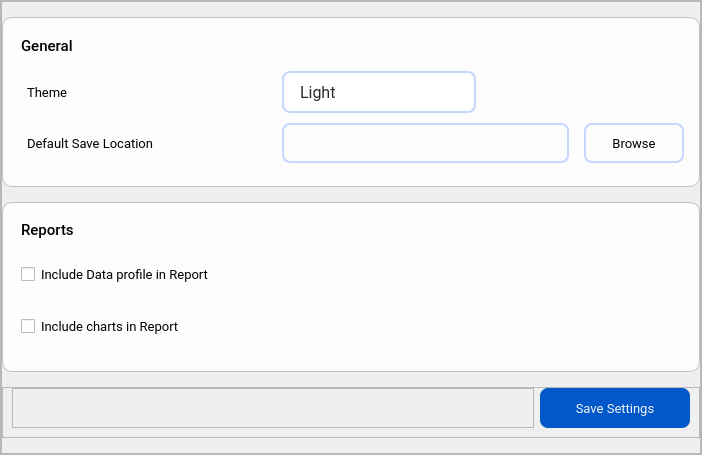
                     <widget class="QFrame" name="frame_35">
                      <property name="frameShape">
                       <enum>QFrame::StyledPanel</enum>
                      </property>
                      <property name="frameShadow">
                       <enum>QFrame::Raised</enum>
                      </property>
                      <layout class="QHBoxLayout" name="horizontalLayout_19">
                       <property name="spacing">
                        <number>0</number>
                       </property>
                       <property name="leftMargin">
                        <number>0</number>
                       </property>
                       <property name="topMargin">
                        <number>0</number>
                       </property>
                       <property name="rightMargin">
                        <number>0</number>
                       </property>
                       <property name="bottomMargin">
                        <number>0</number>
                       </property>
                       <item>
                        <widget class="QFrame" name="frame_34">
                         <property name="maximumSize">
                          <size>
                           <width>350</width>
                           <height>16777215</height>
                          </size>
                         </property>
                         <property name="frameShape">
                          <enum>QFrame::StyledPanel</enum>
                         </property>
                         <property name="frameShadow">
                          <enum>QFrame::Raised</enum>
                         </property>
                        </widget>
                       </item>
                       <item>
                        <widget class="QFrame" name="frame_30">
                         <property name="minimumSize">
                          <size>
                           <width>700</width>
                           <height>0</height>
                          </size>
                         </property>
                         <property name="styleSheet">
                          <string notr="true"/>
                         </property>
                         <property name="frameShape">
                          <enum>QFrame::StyledPanel</enum>
                         </property>
                         <property name="frameShadow">
                          <enum>QFrame::Raised</enum>
                         </property>
                         <layout class="QVBoxLayout" name="verticalLayout_19">
                          <property name="spacing">
                           <number>15</number>
                          </property>
                          <property name="leftMargin">
                           <number>0</number>
                          </property>
                          <property name="topMargin">
                           <number>15</number>
                          </property>
                          <property name="rightMargin">
                           <number>0</number>
                          </property>
                          <property name="bottomMargin">
                           <number>0</number>
                          </property>
                          <item>
                           <widget class="QFrame" name="frame_37">
                            <property name="minimumSize">
                             <size>
                              <width>0</width>
                              <height>170</height>
                             </size>
                            </property>
                            <property name="maximumSize">
                             <size>
                              <width>16777215</width>
                              <height>170</height>
                             </size>
                            </property>
                            <property name="styleSheet">
                             <string notr="true">QFrame{
	border:1px solid rgb(193, 193, 193);
	border-radius:10px;
	background-color: rgb(253, 253, 253)
}</string>
                            </property>
                            <property name="frameShape">
                             <enum>QFrame::StyledPanel</enum>
                            </property>
                            <property name="frameShadow">
                             <enum>QFrame::Raised</enum>
                            </property>
                            <layout class="QVBoxLayout" name="verticalLayout_20">
                             <property name="rightMargin">
                              <number>15</number>
                             </property>
                             <property name="bottomMargin">
                              <number>20</number>
                             </property>
                             <item>
                              <widget class="QFrame" name="frame_41">
                               <property name="styleSheet">
                                <string notr="true">border:none;
border-radius:0px;</string>
                               </property>
                               <property name="frameShape">
                                <enum>QFrame::StyledPanel</enum>
                               </property>
                               <property name="frameShadow">
                                <enum>QFrame::Raised</enum>
                               </property>
                               <layout class="QHBoxLayout" name="horizontalLayout_20">
                                <item>
                                 <widget class="QLabel" name="label_19">
                                  <property name="font">
                                   <font>
                                    <family>Roboto Medium</family>
                                    <pointsize>11</pointsize>
                                   </font>
                                  </property>
                                  <property name="styleSheet">
                                   <string notr="true"/>
                                  </property>
                                  <property name="text">
                                   <string>General</string>
                                  </property>
                                 </widget>
                                </item>
                               </layout>
                              </widget>
                             </item>
                             <item>
                              <widget class="QFrame" name="frame_40">
                               <property name="minimumSize">
                                <size>
                                 <width>0</width>
                                 <height>45</height>
                                </size>
                               </property>
                               <property name="font">
                                <font>
                                 <family>Segoe UI Emoji</family>
                                </font>
                               </property>
                               <property name="styleSheet">
                                <string notr="true">border:none;
border-radius:0px;</string>
                               </property>
                               <property name="frameShape">
                                <enum>QFrame::StyledPanel</enum>
                               </property>
                               <property name="frameShadow">
                                <enum>QFrame::Raised</enum>
                               </property>
                               <layout class="QHBoxLayout" name="horizontalLayout_21">
                                <property name="spacing">
                                 <number>15</number>
                                </property>
                                <property name="leftMargin">
                                 <number>15</number>
                                </property>
                                <property name="topMargin">
                                 <number>0</number>
                                </property>
                                <property name="rightMargin">
                                 <number>0</number>
                                </property>
                                <property name="bottomMargin">
                                 <number>0</number>
                                </property>
                                <item>
                                 <widget class="QLabel" name="label_20">
                                  <property name="minimumSize">
                                   <size>
                                    <width>240</width>
                                    <height>0</height>
                                   </size>
                                  </property>
                                  <property name="maximumSize">
                                   <size>
                                    <width>240</width>
                                    <height>16777215</height>
                                   </size>
                                  </property>
                                  <property name="font">
                                   <font>
                                    <family>Roboto</family>
                                    <pointsize>10</pointsize>
                                   </font>
                                  </property>
                                  <property name="text">
                                   <string>Theme</string>
                                  </property>
                                 </widget>
                                </item>
                                <item>
                                 <widget class="QComboBox" name="theme_comboBox">
                                  <property name="minimumSize">
                                   <size>
                                    <width>0</width>
                                    <height>42</height>
                                   </size>
                                  </property>
                                  <property name="maximumSize">
                                   <size>
                                    <width>200</width>
                                    <height>16777215</height>
                                   </size>
                                  </property>
                                  <property name="font">
                                   <font>
                                    <family>Roboto</family>
                                    <pointsize>-1</pointsize>
                                   </font>
                                  </property>
                                  <property name="cursor">
                                   <cursorShape>PointingHandCursor</cursorShape>
                                  </property>
                                  <property name="styleSheet">
                                   <string notr="true">QComboBox {
    background: white;
    border: 2px solid  rgb(199, 214, 255);
    border-radius: 8px;

    padding-left: 16px;
    padding-right: 35px;
    min-height: 38px;

    font-size: 16px;
    color: #2B2B2B;

    outline: none;
}


QComboBox:hover {
    border: 1px solid #D8D8D8;
}


QComboBox:focus {
    border: 1px solid #D0D0D0;
}


/* Arrow button area */
QComboBox::drop-down {
    border: none;
    width: 28px;
    subcontrol-origin: padding;
    subcontrol-position: top right;
}


/* Arrow icon */
QComboBox::down-arrow {
    image: url(../assests/arrow.png);   /* your arrow icon */
    width: 12px;
    height: 12px;
}


/* Popup list */
QComboBox QAbstractItemView {
    background: white;

    border: 1px solid #EAEAEA;
    border-radius: 5px;

    padding: 8px;

    outline: none;

    selection-background-color: rgb(0, 170, 255);
    selection-color: #2B2B2B;

    font-size: 16px;

}


/* Each item */
QComboBox QAbstractItemView::item {
    min-height: 50px;

    border-radius: 8px;

    padding-left: 14px;
    padding-right: 14px;

    margin: 2px;
}


/* Hover item */
QComboBox QAbstractItemView::item:hover {
    background: #F7F7F7;
}


/* Selected item */
QComboBox QAbstractItemView::item:selected {
    background: #F5F5F5;

    border-left: 4px solid #0078FF;

    padding-left: 10px;
}
</string>
                                  </property>
                                  <item>
                                   <property name="text">
                                    <string>Light</string>
                                   </property>
                                  </item>
                                  <item>
                                   <property name="text">
                                    <string>Dark</string>
                                   </property>
                                  </item>
                                 </widget>
                                </item>
                                <item>
                                 <widget class="QFrame" name="frame_46">
                                  <property name="frameShape">
                                   <enum>QFrame::StyledPanel</enum>
                                  </property>
                                  <property name="frameShadow">
                                   <enum>QFrame::Raised</enum>
                                  </property>
                                 </widget>
                                </item>
                               </layout>
                              </widget>
                             </item>
                             <item>
                              <widget class="QFrame" name="frame_42">
                               <property name="minimumSize">
                                <size>
                                 <width>0</width>
                                 <height>45</height>
                                </size>
                               </property>
                               <property name="styleSheet">
                                <string notr="true">border:none;
border-radius:0px;</string>
                               </property>
                               <property name="frameShape">
                                <enum>QFrame::StyledPanel</enum>
                               </property>
                               <property name="frameShadow">
                                <enum>QFrame::Raised</enum>
                               </property>
                               <layout class="QHBoxLayout" name="horizontalLayout_22">
                                <property name="spacing">
                                 <number>15</number>
                                </property>
                                <property name="leftMargin">
                                 <number>15</number>
                                </property>
                                <property name="topMargin">
                                 <number>0</number>
                                </property>
                                <property name="rightMargin">
                                 <number>0</number>
                                </property>
                                <property name="bottomMargin">
                                 <number>0</number>
                                </property>
                                <item>
                                 <widget class="QLabel" name="label_21">
                                  <property name="maximumSize">
                                   <size>
                                    <width>240</width>
                                    <height>35</height>
                                   </size>
                                  </property>
                                  <property name="font">
                                   <font>
                                    <family>Roboto</family>
                                    <pointsize>10</pointsize>
                                   </font>
                                  </property>
                                  <property name="text">
                                   <string>Default Save Location</string>
                                  </property>
                                 </widget>
                                </item>
                                <item>
                                 <widget class="QFrame" name="frame_47">
                                  <property name="minimumSize">
                                   <size>
                                    <width>0</width>
                                    <height>0</height>
                                   </size>
                                  </property>
                                  <property name="maximumSize">
                                   <size>
                                    <width>16777215</width>
                                    <height>16777215</height>
                                   </size>
                                  </property>
                                  <property name="frameShape">
                                   <enum>QFrame::StyledPanel</enum>
                                  </property>
                                  <property name="frameShadow">
                                   <enum>QFrame::Raised</enum>
                                  </property>
                                  <layout class="QHBoxLayout" name="horizontalLayout_23">
                                   <property name="spacing">
                                    <number>0</number>
                                   </property>
                                   <property name="leftMargin">
                                    <number>0</number>
                                   </property>
                                   <property name="topMargin">
                                    <number>0</number>
                                   </property>
                                   <property name="rightMargin">
                                    <number>0</number>
                                   </property>
                                   <property name="bottomMargin">
                                    <number>5</number>
                                   </property>
                                   <item>
                                    <widget class="QTextEdit" name="path_textEdit">
                                     <property name="sizePolicy">
                                      <sizepolicy hsizetype="Preferred" vsizetype="Preferred">
                                       <horstretch>0</horstretch>
                                       <verstretch>0</verstretch>
                                      </sizepolicy>
                                     </property>
                                     <property name="minimumSize">
                                      <size>
                                       <width>0</width>
                                       <height>40</height>
                                      </size>
                                     </property>
                                     <property name="maximumSize">
                                      <size>
                                       <width>16777215</width>
                                       <height>35</height>
                                      </size>
                                     </property>
                                     <property name="font">
                                      <font>
                                       <family>Roboto</family>
                                       <pointsize>10</pointsize>
                                      </font>
                                     </property>
                                     <property name="styleSheet">
                                      <string notr="true">QTextEdit{
	border:2px solid rgb(199, 214, 255);
	border-radius:8px;
	padding-top:5px;
}
QTextEdit:hover{
	background-color: rgb(247, 247, 247)
}</string>
                                     </property>
                                     <property name="readOnly">
                                      <bool>true</bool>
                                     </property>
                                     <property name="html">
                                      <string>&lt;!DOCTYPE HTML PUBLIC &quot;-//W3C//DTD HTML 4.0//EN&quot; &quot;http://www.w3.org/TR/REC-html40/strict.dtd&quot;&gt;
&lt;html&gt;&lt;head&gt;&lt;meta name=&quot;qrichtext&quot; content=&quot;1&quot; /&gt;&lt;style type=&quot;text/css&quot;&gt;
p, li { white-space: pre-wrap; }
&lt;/style&gt;&lt;/head&gt;&lt;body style=&quot; font-family:'Roboto'; font-size:10pt; font-weight:400; font-style:normal;&quot;&gt;
&lt;p style=&quot;-qt-paragraph-type:empty; margin-top:0px; margin-bottom:0px; margin-left:0px; margin-right:0px; -qt-block-indent:0; text-indent:0px; font-family:'MS Shell Dlg 2'; font-size:7.8pt;&quot;&gt;&lt;br /&gt;&lt;/p&gt;&lt;/body&gt;&lt;/html&gt;</string>
                                     </property>
                                    </widget>
                                   </item>
                                  </layout>
                                 </widget>
                                </item>
                                <item>
                                 <widget class="QPushButton" name="button_browse">
                                  <property name="minimumSize">
                                   <size>
                                    <width>0</width>
                                    <height>40</height>
                                   </size>
                                  </property>
                                  <property name="maximumSize">
                                   <size>
                                    <width>100</width>
                                    <height>16777215</height>
                                   </size>
                                  </property>
                                  <property name="font">
                                   <font>
                                    <family>Roboto</family>
                                    <pointsize>10</pointsize>
                                   </font>
                                  </property>
                                  <property name="cursor">
                                   <cursorShape>PointingHandCursor</cursorShape>
                                  </property>
                                  <property name="styleSheet">
                                   <string notr="true">QPushButton{
	border:2px solid rgb(199, 214, 255);
	border-radius:8px;
}
QPushButton:hover{
	background-color: rgb(247, 247, 247)
}</string>
                                  </property>
                                  <property name="text">
                                   <string>Browse</string>
                                  </property>
                                 </widget>
                                </item>
                               </layout>
                              </widget>
                             </item>
                            </layout>
                           </widget>
                          </item>
                          <item>
                           <widget class="QFrame" name="frame_36">
                            <property name="minimumSize">
                             <size>
                              <width>0</width>
                              <height>170</height>
                             </size>
                            </property>
                            <property name="maximumSize">
                             <size>
                              <width>16777215</width>
                              <height>170</height>
                             </size>
                            </property>
                            <property name="styleSheet">
                             <string notr="true">QFrame{
	border:1px solid rgb(193, 193, 193);
	border-radius:10px;
	background-color: rgb(253, 253, 253)
}</string>
                            </property>
                            <property name="frameShape">
                             <enum>QFrame::StyledPanel</enum>
                            </property>
                            <property name="frameShadow">
                             <enum>QFrame::Raised</enum>
                            </property>
                            <layout class="QVBoxLayout" name="verticalLayout_21">
                             <property name="bottomMargin">
                              <number>25</number>
                             </property>
                             <item>
                              <widget class="QFrame" name="frame_44">
                               <property name="styleSheet">
                                <string notr="true">border:none;
border-radius:0px;</string>
                               </property>
                               <property name="frameShape">
                                <enum>QFrame::StyledPanel</enum>
                               </property>
                               <property name="frameShadow">
                                <enum>QFrame::Raised</enum>
                               </property>
                               <layout class="QHBoxLayout" name="horizontalLayout_24">
                                <item>
                                 <widget class="QLabel" name="label_22">
                                  <property name="font">
                                   <font>
                                    <family>Roboto Medium</family>
                                    <pointsize>11</pointsize>
                                   </font>
                                  </property>
                                  <property name="styleSheet">
                                   <string notr="true"/>
                                  </property>
                                  <property name="text">
                                   <string>Reports</string>
                                  </property>
                                 </widget>
                                </item>
                               </layout>
                              </widget>
                             </item>
                             <item>
                              <widget class="QFrame" name="frame_45">
                               <property name="styleSheet">
                                <string notr="true">border:none;
border-radius:0px;</string>
                               </property>
                               <property name="frameShape">
                                <enum>QFrame::StyledPanel</enum>
                               </property>
                               <property name="frameShadow">
                                <enum>QFrame::Raised</enum>
                               </property>
                               <layout class="QHBoxLayout" name="horizontalLayout_25">
                                <property name="topMargin">
                                 <number>0</number>
                                </property>
                                <item>
                                 <widget class="QCheckBox" name="settings_report_checkBox1">
                                  <property name="minimumSize">
                                   <size>
                                    <width>0</width>
                                    <height>40</height>
                                   </size>
                                  </property>
                                  <property name="font">
                                   <font>
                                    <family>Roboto</family>
                                    <pointsize>10</pointsize>
                                   </font>
                                  </property>
                                  <property name="text">
                                   <string>Include Data profile in Report</string>
                                  </property>
                                 </widget>
                                </item>
                               </layout>
                              </widget>
                             </item>
                             <item>
                              <widget class="QFrame" name="frame_43">
                               <property name="minimumSize">
                                <size>
                                 <width>0</width>
                                 <height>40</height>
                                </size>
                               </property>
                               <property name="styleSheet">
                                <string notr="true">border:none;
border-radius:0px;</string>
                               </property>
                               <property name="frameShape">
                                <enum>QFrame::StyledPanel</enum>
                               </property>
                               <property name="frameShadow">
                                <enum>QFrame::Raised</enum>
                               </property>
                               <layout class="QHBoxLayout" name="horizontalLayout_26">
                                <property name="topMargin">
                                 <number>0</number>
                                </property>
                                <item>
                                 <widget class="QCheckBox" name="settings_report_checkBox2">
                                  <property name="minimumSize">
                                   <size>
                                    <width>0</width>
                                    <height>40</height>
                                   </size>
                                  </property>
                                  <property name="font">
                                   <font>
                                    <family>Roboto</family>
                                    <pointsize>10</pointsize>
                                   </font>
                                  </property>
                                  <property name="text">
                                   <string>Include charts in Report</string>
                                  </property>
                                 </widget>
                                </item>
                               </layout>
                              </widget>
                             </item>
                            </layout>
                           </widget>
                          </item>
                          <item>
                           <widget class="QFrame" name="frame_39">
                            <property name="maximumSize">
                             <size>
                              <width>16777215</width>
                              <height>80</height>
                             </size>
                            </property>
                            <property name="frameShape">
                             <enum>QFrame::StyledPanel</enum>
                            </property>
                            <property name="frameShadow">
                             <enum>QFrame::Raised</enum>
                            </property>
                            <layout class="QHBoxLayout" name="horizontalLayout_27">
                             <property name="topMargin">
                              <number>0</number>
                             </property>
                             <item>
                              <widget class="QFrame" name="frame_49">
                               <property name="frameShape">
                                <enum>QFrame::StyledPanel</enum>
                               </property>
                               <property name="frameShadow">
                                <enum>QFrame::Raised</enum>
                               </property>
                              </widget>
                             </item>
                             <item>
                              <widget class="QPushButton" name="button_save_settings">
                               <property name="minimumSize">
                                <size>
                                 <width>0</width>
                                 <height>40</height>
                                </size>
                               </property>
                               <property name="maximumSize">
                                <size>
                                 <width>150</width>
                                 <height>16777215</height>
                                </size>
                               </property>
                               <property name="font">
                                <font>
                                 <family>Roboto</family>
                                 <pointsize>10</pointsize>
                                </font>
                               </property>
                               <property name="cursor">
                                <cursorShape>PointingHandCursor</cursorShape>
                               </property>
                               <property name="styleSheet">
                                <string notr="true">QPushButton{
	border:none;
	color: rgb(244, 244, 244);
	background-color: rgb(1, 88, 203);
	border-radius:8px;
}

QPushButton:hover{
	background-color: rgb(0, 62, 186);
}</string>
                               </property>
                               <property name="text">
                                <string>Save Settings</string>
                               </property>
                              </widget>
                             </item>
                            </layout>
                           </widget>
                          </item>
                          <item>
                           <widget class="QFrame" name="frame_38">
                            <property name="frameShape">
                             <enum>QFrame::StyledPanel</enum>
                            </property>
                            <property name="frameShadow">
                             <enum>QFrame::Raised</enum>
                            </property>
                           </widget>
                          </item>
                         </layout>
                        </widget>
                       </item>
                       <item>
                        <widget class="QFrame" name="frame_31">
                         <property name="maximumSize">
                          <size>
                           <width>350</width>
                           <height>16777215</height>
                          </size>
                         </property>
                         <property name="frameShape">
                          <enum>QFrame::StyledPanel</enum>
                         </property>
                         <property name="frameShadow">
                          <enum>QFrame::Raised</enum>
                         </property>
                        </widget>
                       </item>
                      </layout>
                     </widget>
